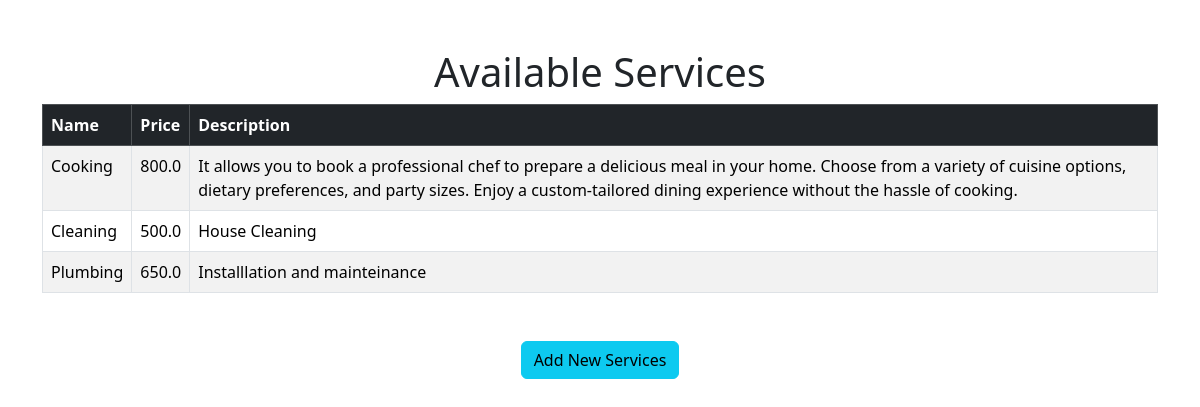
The page /services (signed in) on the database its author committed.
### dbmodel.py (models this page shows)
class Service(db.Model):
    name = db.Column(db.String(50),primary_key=True, nullable=False)
    price = db.Column(db.Float, nullable=False, default=1000.0)
    desc = db.Column(db.String(2000), nullable=False)
    part= db.relationship('Partner', backref ="cat", cascade='all, delete-orphan')

### app.py (the view)
@app.route("/services",methods=['GET','POST'])
def services():
    if 'admin' not in session:
        return redirect('/alogin')
    services=Service.query.all()
    return render_template('/services.html',services=services)

### templates/services.html (shortened to what this page needs)
{% extends "base.html" %}
{% block content %}
<div class="container my-5">
    <h1 class="text-center">Available Services</h1>
    {% if services|length <= 0 %}
        <p class="text-center text-muted">No services available at the moment.</p>
    {% else %}
    <table class="table table-bordered table-striped table-hover">
        <thead class="table-dark">
            <tr>
                <th>Name</th>
                <th>Price</th>
                <th>Description</th>
            </tr>
        </thead>
        <tbody>
            {% for service in services %}
            <tr>
                <td>{{ service.name }}</td>
                <td>{{ service.price }}</td>
                <td>{{ service.desc }}</td>
            </tr>
            {% endfor %}
        </tbody>
    </table>
    {% endif %}
</div>
<div style="text-align: center;">
    <a href="/addservices" class="btn btn-info" type="button">Add New Services</a>
  </div>
{% endblock %}

### rows shown on the page
Service: name "Cooking", price "800.0", desc "It allows you to book a professional chef to prepare a delicious meal in your home. Choose from a variety of cuisine options, dietary preferences, and party sizes. Enjoy a custom-tailored dining experience without the hassle of cooking."
Service: name "Cleaning", price "500.0", desc "House Cleaning"
Service: name "Plumbing", price "650.0", desc "Installlation and mainteinance"
